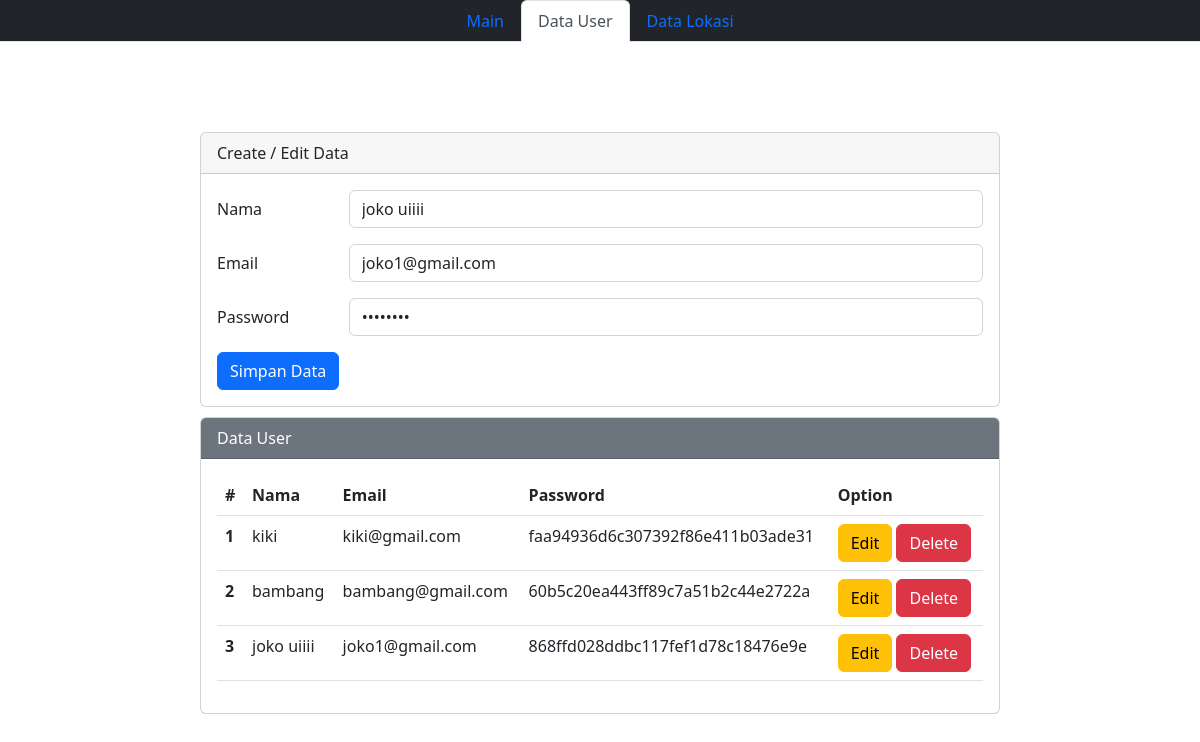
Screenshot of /php-crud/index.php?op=edit&id=30 with the database file from the repository.
### tables this page shows
CREATE TABLE `user` (
  `id` int(11) NOT NULL,
  `nama` varchar(255) DEFAULT NULL,
  `email` varchar(255) DEFAULT NULL,
  `password` varchar(255) DEFAULT NULL
);

### php-crud/index.php (the view, shortened to what this page needs)
<?php
$host = '';
$user = "root";
$pass = "";
$db = "db_data";
$koneksi = mysqli_connect($host, $user, $pass, $db);
$nama = "";
$email = "";
$password = "";
if (isset($_GET['op'])) {
    $op = $_GET['op'];
} else {
    $op = "";
}
if ($op == 'edit') {
    $id = $_GET['id'];
    $sql1 = "select * from user where id = '$id'";
    $q1 = mysqli_query($koneksi, $sql1);
    $r1 = mysqli_fetch_array($q1);
    $nama = $r1['nama'];
    $email = $r1['email'];
    $password = $r1['password'];
}
?>
<!DOCTYPE html>
<html lang="en">
<head>
    <link href="https://cdn.jsdelivr.net/npm/bootstrap@5.2.3/dist/css/bootstrap.min.css" rel="stylesheet"
>
    <link rel="stylesheet" href="style.css">
</head>
<body>
    <div>
        <ul class="nav nav-tabs text-bg-dark justify-content-center">
            <li class="nav-item">
                <a class="nav-link" aria-current="page" href="main.php">Main</a>
            </li>
            <li class="nav-item">
                <a class="nav-link active" href="index.php">Data User</a>
            </li>
            <li class="nav-item">
                <a class="nav-link " href="data.php">Data Lokasi</a>
            </li>
        </ul>
    </div>
    <div class="bd-1">
        <div class="mx-auto">
            <div class="card">
                <div class="card-header">
                    Create / Edit Data
                </div>
                <div class="card-body">
                    <form action="" method="POST">
                        <div class="mb-3 row">
                            <label for="nama" class="col-sm-2 col-form-label">Nama</label>
                            <div class="col-sm-10">
                                <input type="text" class="form-control" name="nama" id="nama"
                                    value="<?php echo $nama ?>">
                            </div>
                        </div>
                        <div class="mb-3 row">
                            <label for="email" class="col-sm-2 col-form-label">Email</label>
                            <div class="col-sm-10">
                                <input type="text" class="form-control" name="email" id="email"
                                    value="<?php echo $email ?>">
                            </div>
                        </div>
                        <div class="mb-3 row">
                            <label for="password" class="col-sm-2 col-form-label">Password</label>
                            <div class="col-sm-10">
                                <input type="password" class="form-control" name="password" id="password"
                                    value="<?php echo $password ?>">
                            </div>
                        </div>
                        <div class="col-12">
                            <input type="submit" name="submit" value="Simpan Data" class="btn btn-primary">
                        </div>
                    </form>
                </div>
            </div>
            <div class="card">
                <div class="card-header text-white bg-secondary">
                    Data User
                </div>
                <div class="card-body">
                    <table class="table">
                        <thead>
                            <tr>
                                <th scope="col">#</th>
                                <th scope="col">Nama</th>
                                <th scope="col">Email</th>
                                <th scope="col">Password</th>
                                <th scope="col">Option</th>
                            </tr>
                        <tbody>
                            <?php
                            $sql2 = "select * from user order by id desc";
                            $q2 = mysqli_query($koneksi, $sql2);
                            $urut = 1;
                            while ($r2 = mysqli_fetch_array($q2)) {
                                $id = $r2['id'];
                                $nama = $r2['nama'];
                                $email = $r2['email'];
                                $password = $r2['password'];
                            ?>
                            <tr>
                                <th scope="row">
                                    <?php echo $urut++ ?>
                                </th>
                                <td scope="row">
                                    <?php echo $nama ?>
                                </td>
                                <td scope="row">
                                    <?php echo $email ?>
                                </td>
                                <td scope="row">
                                    <?php echo md5($password) ?>
                                </td>
                                <td scope="row">
                                    <a href="index.php?op=edit&id=<?php echo $id ?>"><button type="button"
                                            class="btn btn-warning">Edit</button></a>
                                    <a href="index.php?op=delete&id=<?php echo $id ?>"
                                        onclick="return confirm('Delete ?')"><button type="button"
                                            class="btn btn-danger">Delete</button></a>
                                </td>
                            </tr>
                            <?php
                            }
                            ?>
                        </tbody>
                        </thead>
                    </table>
                </div>
            </div>
        </div>
    </div>
</body>
</html>

### php-crud/style.css (style rules this page uses)
.mx-auto { width: 800px; }
.card { margin-top: 10px; }
.bd-1 { display: flex; justify-content: center; margin-top: 10vh; }

### rows the page displays
user: nama "joko uiiii", email "joko1@gmail.com", password "868ffd028ddbc117fef1d78c18476e9e"
user: nama "kiki", email "kiki@gmail.com", password "faa94936d6c307392f86e411b03ade31"
user: nama "bambang", email "bambang@gmail.com", password "60b5c20ea443ff89c7a51b2c44e2722a"
